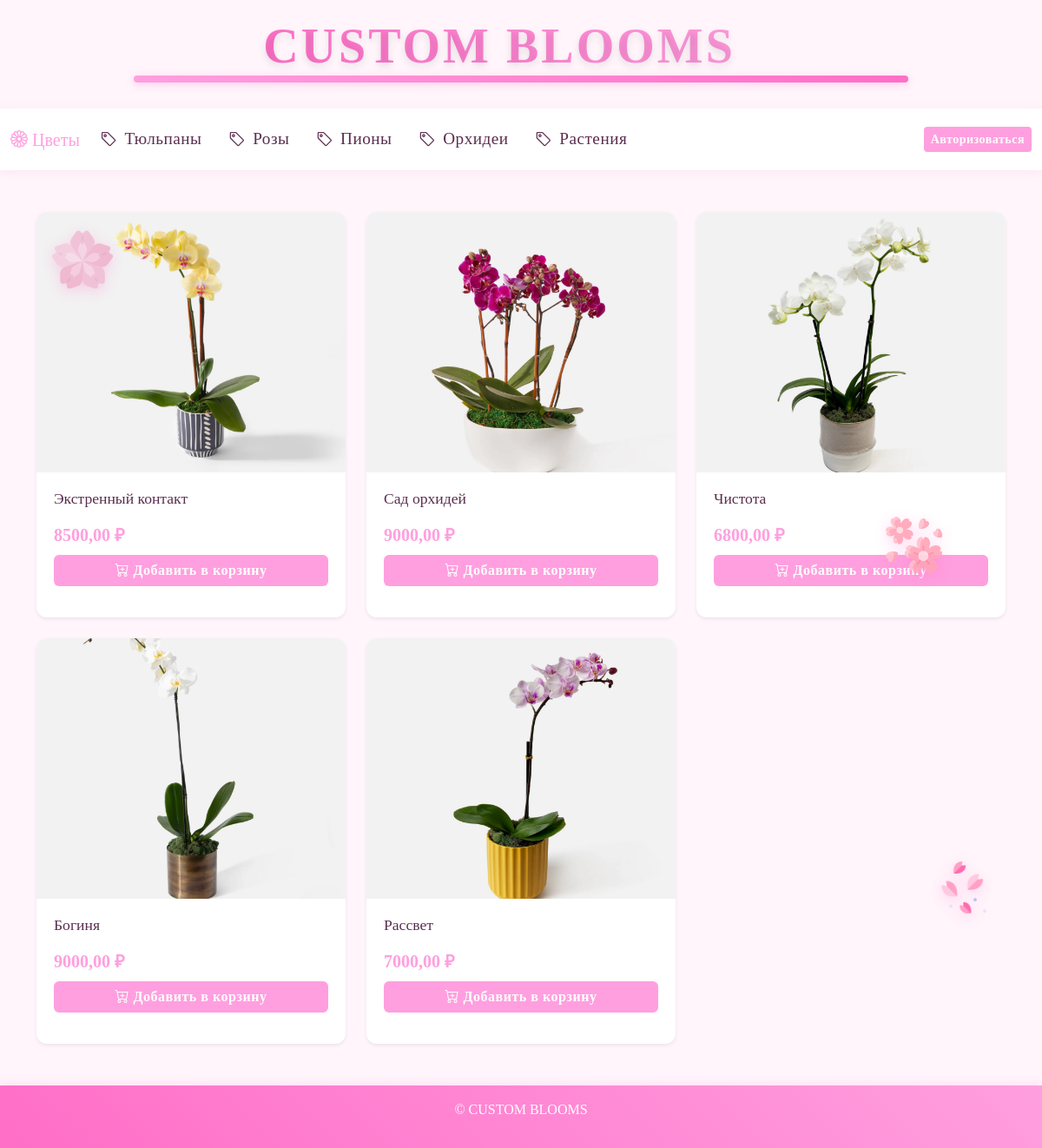
/category/orchids/, run on the app's committed database.
### blog/models.py (models this page shows, shortened)
class Category(models.Model):
    title = models.CharField(
        verbose_name='название',
        max_length=255,
    )
    description = models.TextField(
        verbose_name='описание',
        max_length=500,
    )
    slug = models.SlugField(
        unique=True,
        verbose_name='URL-адрес',
        max_length=255,
        blank=True,
        null=True,
    )
    class Meta:
        verbose_name = 'категория'
        verbose_name_plural = 'категории'

class Flowers(models.Model):
    title = models.CharField(
        verbose_name='название',
        max_length=255,
    )
    description = models.TextField(
        verbose_name='описание',
    )
    price = models.DecimalField(
        max_digits=10,
        decimal_places=2,
    )
    stock = models.IntegerField(
        default=0,
        verbose_name='количество в наличии',
    )
    category = models.ForeignKey(
        Category,
        on_delete=models.CASCADE,
        verbose_name='категория',
    )
    date_add = models.DateTimeField(
        auto_now_add=True,
        verbose_name='дата добавления',
    )
    image = models.ImageField(
        verbose_name='картинки',
        upload_to='uploads/',
    )
    image_two = models.ImageField(
        verbose_name='вторая картинка',
        upload_to='uploads/',
    )
    class Meta:
        verbose_name = 'цветок'
        verbose_name_plural = 'цветы'

### blog/views.py (the view)
# urls.py: path('category/<slug:slug>/', category_detail, name='category_detail'),
def category_detail(request, slug):
    category = get_object_or_404(Category, slug=slug)
    categories = Category.objects.all()
    flowers = Flowers.objects.filter(category=category)
    return render(request, 'blog/category_detail.html', {
        'category': category,
        'categories': categories,
        'flowers': flowers
    })

### templates/blog/category_detail.html (shortened to what this page needs)
{% load static %}
<html lang="ru">
    <head>
        <link rel="stylesheet" href="{% static 'blog/css/styles.css' %}">
        <link href="https://cdn.jsdelivr.net/npm/bootstrap@5.3.3/dist/css/bootstrap.min.css" rel="stylesheet">
        <link rel="stylesheet" href="{% static 'blog/css/c_detail.css' %}">
        <link rel="stylesheet" href="{% static 'blog/css/category.css' %}">
        <link rel="stylesheet" href="https://cdn.jsdelivr.net/npm/bootstrap-icons@1.11.1/font/bootstrap-icons.css">
    </head>
    <body>
        <header class="px-3">
            <div class="container text-center position-relative">
                <a href="{% url 'index' %}" class="text-decoration-none">
                    <h1 class="m-0 site-title">CUSTOM BLOOMS</h1>
                </a>
                <div class="header-line"></div>
            </div>
        </header>
    </body>
        <nav class="navbar navbar-expand-lg navbar-light">
            <div class="container-fluid">
                <a class="navbar-brand" href="#" style="color: #ff69b4;">
                    <i class="bi bi-flower1"></i> Цветы
                </a>
                <div class="collapse navbar-collapse" id="navbarNav">
                    <ul class="navbar-nav me-auto d-flex flex-row">
                        {% for cat in categories %}
                        <li class="nav-item">
                            <a class="nav-link category-link" href="{% url 'category_detail' cat.slug %}">
                                <i class="bi bi-tag"></i> {{ cat.title }}
                            </a>
                        </li>
                        {% endfor %}
                    </ul>
                    <div class="ms-auto d-flex align-items-center gap">
                        {% if user.is_authenticated %}
                        <span class="navbar-text">Привет, {{ user.username }}!</span>
                        <a href="{% url 'basket' %}">
                            <img src="{% static 'blog/decor_images/k.png' %}" class="icon" alt="Корзина">
                        </a>
                        <a href="{% url 'logout' %}" class="btn btn-sm btn-outline-danger">Выйти</a>
                        {% else %}
                        <a href="{% url 'login' %}" class="btn btn-sm btn-custom">Авторизоваться</a>
                        {% endif %}
                    </div>
                </div>
            </div>
        </nav>
        <main class="container my-5">
            <div class="row row-cols-1 row-cols-md-3 g-4">
                {% for flower in flowers %}
                <div class="col">
                    <div class="card h-100 shadow-sm flower-card">
                        <a href="{% url 'flower_detail' flower.id %}" class="flower-card-img-container">
                            <img src="{{ flower.image.url }}" class="flower-card-img" alt="{{ flower.title }}">
                        </a>
                        <div class="flower-card-body">
                            <h5 class="flower-card-title">{{ flower.title }}</h5>
                            <p class="flower-card-price">{{ flower.price }} ₽</p>
                            <form action="{% url 'add_basket' %}" method="post">
                                <button type="submit" class="btn btn-custom w-100">
                                    <i class="bi bi-cart-plus"></i> Добавить в корзину
                                </button>
                            </form>
                        </div>
                    </div>
                </div>
                {% empty %}
                <p class="text-center">Цветов в этой категории пока нет.</p>
                {% endfor %}
            </div>
        </main>
    <img src="{% static 'blog/decor_images/flower2.png' %}" class="floating-flower flower-2">
    <footer class="text-white text-center p-3">
        <p>&copy; CUSTOM BLOOMS</p>
    </footer>
</body>
</html>

### static/blog/css/styles.css (style rules this page uses)
body { font-family: 'Georgia', serif; color: var(--text-color); }
.site-title { font-family: 'Georgia', serif; }

### static/blog/css/category.css (style rules this page uses)
:root { --main-color: #FF9FDF; --hover-color: #FF6EC7; --bg-color: #FFF5FB; --text-color: #5A2D50; }
.navbar-brand { color: var(--main-color) !important; font-weight: 400; font-size: 1.25rem; letter-spacing: 0px; transition: color 0.3s ease; text-transform: none; }
.category-link { text-decoration: none; color: inherit; display: flex; align-items: center; gap: 8px; }
.navbar-nav { flex-wrap: nowrap; }
.nav-item { margin-right: 15px; }
body { font-family: 'Manrope', sans-serif; background-color: var(--bg-color); color: var(--text-color); padding-top: 20px; }
.site-title { font-family: 'Betmo Cyr', sans-serif; font-weight: 700; font-size: 3.5rem; letter-spacing: 3px; background: linear-gradient(45deg, #FF6EC7, #FF9FDF); -webkit-background-clip: text; background-clip: text; color: transparent; text-shadow: 0 4px 8px rgba(0,0,0,0.1); position: relative; display: inline-block; padding-right: 50px; margin-bottom: 10px; }
.header-line { height: 8px; background: linear-gradient(90deg, #FF9FDF, #FF6EC7); margin: 0 auto 30px; width: 80%; border-radius: 4px; box-shadow: 0 2px 10px rgba(255, 110, 199, 0.3); }
.navbar { background-color: white !important; box-shadow: 0 2px 10px rgba(255, 159, 223, 0.2); }
.nav-link { color: var(--text-color) !important; font-weight: 500; }
.card { border: none; border-radius: 12px; overflow: hidden; transition: all 0.3s ease; background-color: white; }
.floating-flower { position: fixed; z-index: 100; pointer-events: none; animation: floating 15s infinite ease-in-out; opacity: 0.9; transition: all 0.5s ease; filter: drop-shadow(0 4px 8px rgba(255, 110, 199, 0.3)); }
.flower-2 { width: 60px; top: 75%; left: 90%; animation-delay: 5s; }
.btn-custom { background-color: var(--main-color); border: none; font-weight: 600; letter-spacing: 0.5px; color: white; }
footer { background: linear-gradient(45deg, #FF6EC7, #FF9FDF) !important; box-shadow: 0 -2px 10px rgba(255, 159, 223, 0.3); }
.ms-auto { margin-left: auto; }
.gap { gap: 15px; }
.flower-card { transition: transform 0.3s, box-shadow 0.3s; height: 100%; display: flex; flex-direction: column; }
.flower-card-img-container { height: 300px; overflow: hidden; }
.flower-card-img { height: 100%; width: 100%; object-fit: cover; transition: transform 0.5s ease; }
.flower-card-body { flex: 1; display: flex; flex-direction: column; padding: 1.25rem; }
.flower-card-title { font-size: 1.1rem; margin-bottom: 0.5rem; color: var(--text-color); }
.flower-card-price { font-size: 1.25rem; color: var(--main-color); font-weight: 700; margin: 0.5rem 0; }
.navbar { background-color: white !important; box-shadow: 0 2px 10px rgba(255, 159, 223, 0.2); padding: 13px 0; }
.nav-link { color: var(--text-color) !important; font-weight: lighter; font-size: 1.2rem; letter-spacing: 0.5px; }

### templates/blog/category_detail.html (style rules this page uses)
body, h1, h2, h3, h4, h5, h6, p, a, span, div, li, ul, nav, button, input, textarea, select, option { font-family: Georgia, serif !important; }

### data on the page
Category: title "Тюльпаны"
Category: title "Розы"
Category: title "Пионы"
Category: title "Орхидеи"
Category: title "Растения"
Flowers: image (picture), title "Экстренный контакт", price "8500,00"
Flowers: image (picture), title "Сад орхидей", price "9000,00"
Flowers: image (picture), title "Чистота", price "6800,00"
Flowers: image (picture), title "Богиня", price "9000,00"
Flowers: image (picture), title "Рассвет", price "7000,00"
